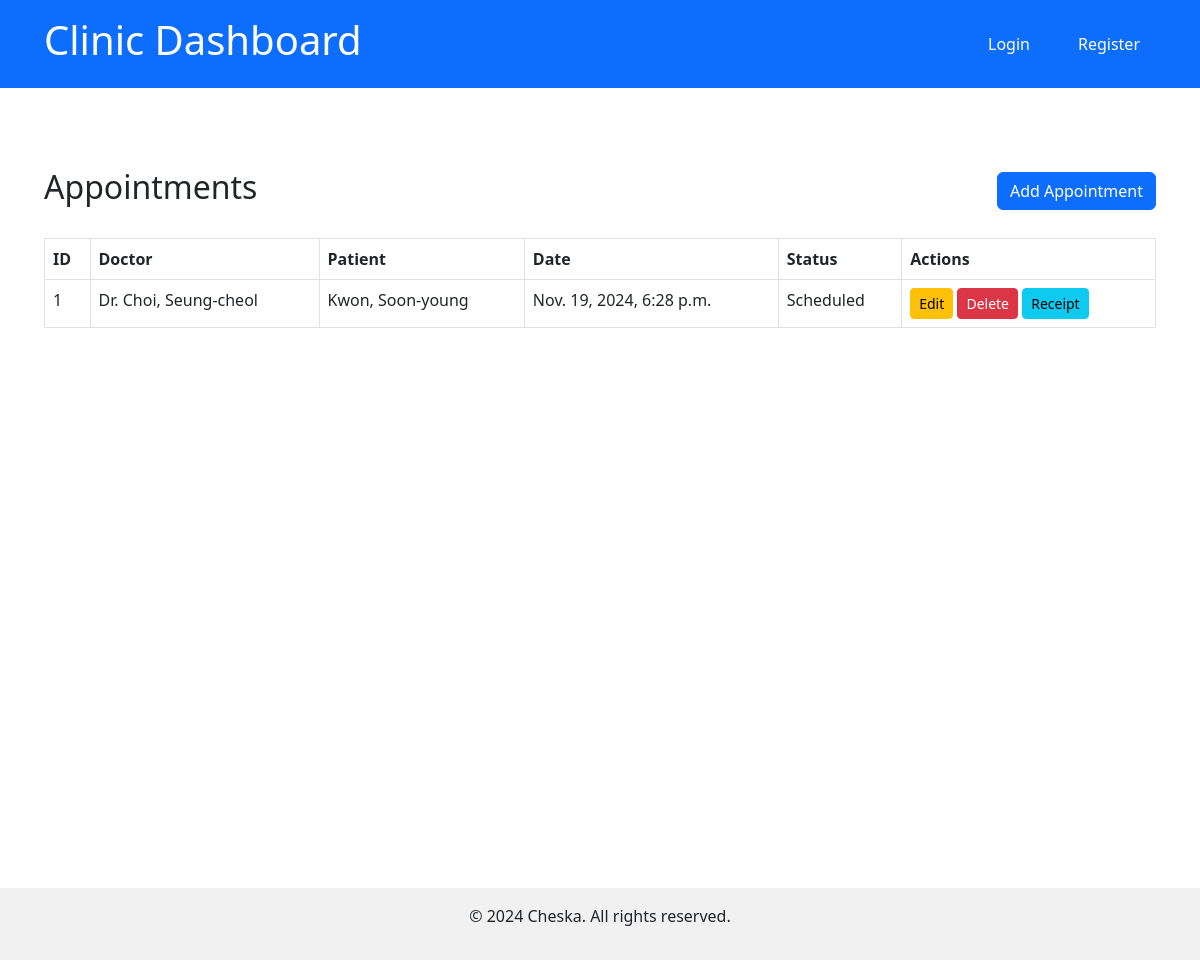
The app's page /appointments/ with its own data.
### clinicapp/models.py (models this page shows, shortened)
class Appointment(models.Model):
    appointment_id = models.AutoField(primary_key=True)
    doctor = models.ForeignKey(Doctor, on_delete=models.CASCADE, related_name='appointments')
    patient = models.ForeignKey(Patient, on_delete=models.CASCADE, related_name='appointments')
    appointment_date = models.DateTimeField()
    reason = models.TextField(null=True, blank=True)
    status = models.CharField(
        max_length=20,
        choices=[
            ('Scheduled', 'Scheduled'),
            ('Completed', 'Completed'),
            ('Cancelled', 'Cancelled')
        ],
        default='Scheduled'
    )

class Doctor(models.Model):
    last_name = models.CharField(max_length=255)
    first_name = models.CharField(max_length=255)
    middle_initial = models.CharField(max_length=1, null=True, blank=True)
    date_of_birth = models.DateField()
    email_address = models.EmailField(unique=True)
    specialist = models.CharField(max_length=255)
    gender = models.CharField(max_length=10, choices=[('Male', 'Male'), ('Female', 'Female')])
    contact_number = models.CharField(max_length=15)
    def __str__(self):
        return f"Dr. {self.last_name}, {self.first_name}"

class Patient(models.Model):
    last_name = models.CharField(max_length=255)
    first_name = models.CharField(max_length=255)
    middle_initial = models.CharField(max_length=1, null=True, blank=True)
    age = models.PositiveIntegerField()
    date_of_birth = models.DateField()
    gender = models.CharField(max_length=10, choices=[('Male', 'Male'), ('Female', 'Female')])
    contact_number = models.CharField(max_length=15)
    def __str__(self):
        return f"{self.last_name}, {self.first_name}"

### clinicapp/views.py (the view)
# urls.py: path('appointments/', views.appointment_list, name='appointment_list'),
def appointment_list(request):
    appointments = Appointment.objects.all()
    return render(request, 'appointments/appointment_list.html', {'appointments': appointments})

### templates/appointments/appointment_list.html (shortened to what this page needs)
{% extends 'base.html' %}
{% block content %}
<div class="container mt-5">
    <div class="d-flex justify-content-between align-items-center mb-4">
        <h2>Appointments</h2>
        <a href="{% url 'appointment_create' %}" class="btn btn-primary">Add Appointment</a>
    </div>
    <table class="table table-bordered">
        <thead class="thead-dark">
            <tr>
                <th>ID</th>
                <th>Doctor</th>
                <th>Patient</th>
                <th>Date</th>
                <th>Status</th>
                <th>Actions</th>
            </tr>
        </thead>
        <tbody>
            {% for appointment in appointments %}
            <tr>
                <td>{{ appointment.appointment_id }}</td>
                <td>{{ appointment.doctor }}</td>
                <td>{{ appointment.patient }}</td>
                <td>{{ appointment.appointment_date }}</td>
                <td>{{ appointment.status }}</td>
                <td>
                    <a href="{% url 'appointment_update' appointment.pk %}" class="btn btn-sm btn-warning">Edit</a>
                    <a href="{% url 'appointment_delete' appointment.pk %}" class="btn btn-sm btn-danger">Delete</a>
                    <a href="{% url 'appointment_receipt' appointment.pk %}" class="btn btn-sm btn-info">Receipt</a>
                </td>
            </tr>
            {% endfor %}
        </tbody>
    </table>
</div>
{% endblock %}

### static/css/style.css (style rules this page uses)
body { font-family: Arial, sans-serif; margin: 0; padding: 0; box-sizing: border-box; }

### records on screen
Appointment: appointment_id "1", doctor "Dr. Choi, Seung-cheol", patient "Kwon, Soon-young", appointment_date "Nov. 19, 2024, 6:28 p.m.", status "Scheduled"
